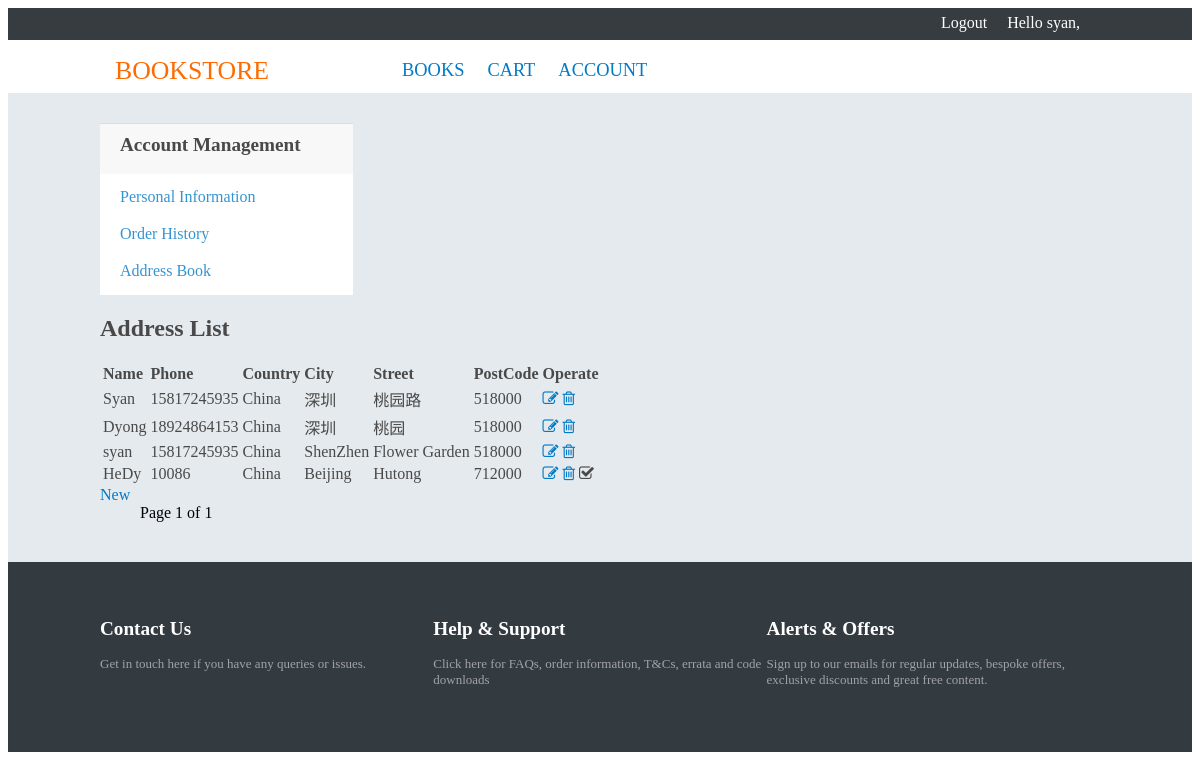
The app's page /accounts/address/ (signed in) with its own data.
### accounts/models.py (models this page shows, shortened)
class UserAddress(models.Model):
    user = models.ForeignKey(User, related_name='address')
    name = models.CharField(max_length=120)
    phone = models.CharField(max_length=12)
    country = models.CharField(max_length=150)
    city = models.CharField(max_length=150)
    street = models.CharField(max_length=150)
    postcode = models.CharField(max_length=6)
    default = models.BooleanField(default=False)

### accounts/views.py (the view)
class AddressListView(LoginRequiredMixin,ListView):
    template_name = 'accounts/address/address_list.html'
    context_object_name = 'addresses'
    model = UserAddress
    paginate_by = 10
    def get_queryset(self):
        return UserAddress.objects.filter(user = self.request.user)

### accounts/templates/accounts/address/address_list.html (shortened to what this page needs)
{% extends "accounts/base.html" %}
{% block content %}
<div class="account-content">
	<div class='page-header'>
		<h2>Address List</h2>
	</div>
	<div class='content-inner'>
	    <table class='pure-table pure-table-bordered profile-address'>
			<thead>
				<tr>
					<th>Name</th>
					<th>Phone</th>
					<th>Country</th>
					<th>City</th>
					<th>Street</th>
					<th>PostCode</th>
					<th>Operate</th>
				</tr>
			</thead>
			<tbody>
				{% for address in addresses %}
				<tr>
					<td>{{ address.name }}</td>
					<td>{{ address.phone }}</td>
					<td>{{ address.country }}</td>
					<td>{{ address.city }}</td>
					<td>{{ address.street }}</td>
					<td>{{ address.postcode }}</td>
					<td>
						<a href="{% url 'accounts:address_edit' pk=address.pk %}"><i class="fa fa-pencil-square-o" title="edit" aria-hidden="true"></i></a>
						<a href="{% url 'accounts:address_delete' pk=address.pk %}"><i class="fa fa-trash-o" title="delete" aria-hidden="true"></i></a>
						{% if address.default %}
						<i class="fa fa-check-square-o" aria-hidden="true" title='default address'></i>
						{% endif %}
					</td>
				</tr>
				{% endfor %}
			</tbody>
	    </table>
	    <div class='address-new'><a href="{% url 'accounts:address_new' %}">New</a></div>
	    <div class='pagination cf'>
		<span class="current">
			Page {{ page_obj.number }} of {{ page_obj.paginator.num_pages }}
		</span>
	</div>
	</div>
</div>
{% endblock %}

### accounts/templates/accounts/base.html (shortened to what this page needs)
{% load staticfiles %}
<html>
<head>
<link rel="stylesheet" href="{% static 'css/base.css' %}?{% now " U" %}"/>
<link rel="stylesheet" href="{% static 'css/jquery-ui.css' %}?{% now " U" %}"/>
<link rel="stylesheet" href="{% static 'css/font-awesome.css' %}?{% now " U" %}"/>
</head>
<body>
	<div id='page'>
		<div id='header'>
			<div id='account-bar' class='cf'>
				<div class='container'>
					<div id='account-bar-status'>
						{% if request.user.is_authenticated %}
						<div class='account-bar-hello-user'>
							<div class='account-bar-hello'>Hello {{ request.user.username }},</div>
							<a class='logout' href="{% url 'accounts:logout' %}">Logout</a>
						</div>
						{% else %}
						<div class='account-bar-login-register'>
							<a class='login' href="{% url 'accounts:login' %}">Login</a>
							<div class='account-bar-divider'>|</div>
							<a class='Register' href="{% url 'accounts:register' %}">Register</a>
						</div>
						{% endif %}
					</div>
				</div>
			</div>
			<div id='menu-bar' class='cf'>
				<div class='container'>
					<div id='menu-links'>
						<div class='menu-item-tab'>
							<a href="/"> <span class='menu-logo'>Bookstore</span>
							</a>
						</div>
						<div class='menu-item-tab'>
							<a href="{% url 'catalog:book_list' %}"> <span
								class='menu-text'>Books</span>
							</a>
						</div>
						<div class='menu-item-tab'>
							<a href="{% url 'cart:show_cart' %}"> <span class='menu-text'>Cart</span>
							</a>
						</div>
						<div class='menu-item-tab'>
							<a href="{% url 'accounts:profile' %}"> <span
								class='menu-text'>Account</span>
							</a>
						</div>
					</div>
				</div>
			</div>
		</div>
		<div id='content' class='cf'>
			<div class='container'>
				<div id='account-left-sidebar'>
					<div id='category' class='cf'>
						<div class='heading'>Account Management</div>
						<div class='category-content'>
							<div class='cat-item'>
								<a href="{% url 'accounts:profile' %}">Personal Information</a>
							</div>
							<div class='cat-item'>
								<a href="{% url 'accounts:order_list' %}">Order History</a>
							</div>
							<div class='cat-item'>
								<a href="{% url 'accounts:address_list' %}">Address Book</a>
							</div>
						</div>
					</div>
				</div>
				<div id='account-right-content'>{% block content %} {% endblock %}</div>
			</div>
		</div>
		<div id='footer'>
			<div class='container'>
				<div class='footer-main-block'>
					<h2>Contact Us</h2>
					<p>Get in touch here if you have any queries or issues.</p>
				</div>
				<div class='footer-main-block'>
					<h2>Help & Support</h2>
					<p>Click here for FAQs, order information, T&Cs, errata and
						code downloads</p>
				</div>
				<div class='footer-main-block'>
					<h2>Alerts & Offers</h2>
					<p>Sign up to our emails for regular updates, bespoke offers,
						exclusive discounts and great free content.</p>
				</div>
			</div>
		</div>
	</div>
</body>
</html>

### static/css/base.css (style rules this page uses)
a:link, a:visited { color: #027ac6; text-decoration: none; }
a, a:active, a:hover, a:visited { color: #548ed7; cursor: pointer; text-decoration: none; }
*::after, *::before { box-sizing: border-box; }
.cf::before, .cf::after { content: " "; display: table; }
.cf::after { clear: both; }
.cf { clear: both; }
.container { margin: 0 auto; padding-left: 20px; padding-right: 20px; width: 1000px; }
body { color:#494949; }
body a { color:#494949; }
#page { background-color: #e5eaee; min-width: 1040px; overflow: hidden; width: 100%; }
#account-bar { background-color: #373c40; color: white; position: relative; width: 100%; clear: both; }
#account-bar-status { color: white; float: right; height: 32px; line-height: 30px; }
#account-bar-status * { margin: 0 10px; float: right; }
#account-bar-status a { color: white; }
#menu-bar { background-color: white; position: relative; }
#menu-links { line-height: 45px; margin: 8px auto 0; float:left; width:700px; }
.menu-item-tab { float:left; font-size:1.15em; margin-right:23px; text-transform: uppercase; color:black; }
.menu-logo { float:left; font-size: 1.4em; margin: 0 110px 0 15px; text-transform: uppercase; color:#ff6b01; }
#content { margin: 10px auto 0; width: 100%; padding: 20px 0; }
#category { position: relative; width: 253px; background-color:white; }
#category .heading { background-color: #f8f8f8; font-size: 1.2em; font-weight: bold; margin-bottom: 10px; min-height: 30px; padding: 10px 10px 10px 20px; border-top: 1px solid #dddddd; }
#category .cat-item { margin: 4px 20px 15px 20px; float: left; font-size: medium; opacity: 0.8; width: 85%; }
.pagination { float:left; color:black; margin: 0 30px 20px; }
.pagination .current { margin: auto 10px; }
th { text-align:left; }
.logout, .login, .register { height:630px; }
#footer { background-color: #333a40; padding-bottom: 150px; padding-top: 40px; }
.footer-main-block { float: left; width: 33.33%; }
#footer h2 { color: white; font-size: 1.2em; }
#footer p { color: #a2a3a5; font-size: 13px; }

### records on screen
UserAddress: name "Syan", phone "15817245935", country "China", city "深圳", street "桃园路", postcode "518000"
UserAddress: name "Dyong", phone "18924864153", country "China", city "深圳", street "桃园", postcode "518000"
UserAddress: name "syan", phone "15817245935", country "China", city "ShenZhen", street "Flower Garden", postcode "518000"
UserAddress: name "HeDy", phone "10086", country "China", city "Beijing", street "Hutong", postcode "712000", default True (drawn)

### other values on screen
{{ request.user.username }} "syan"
{{ page_obj.number }} "1"
{{ page_obj.paginator.num_pages }} "1"
